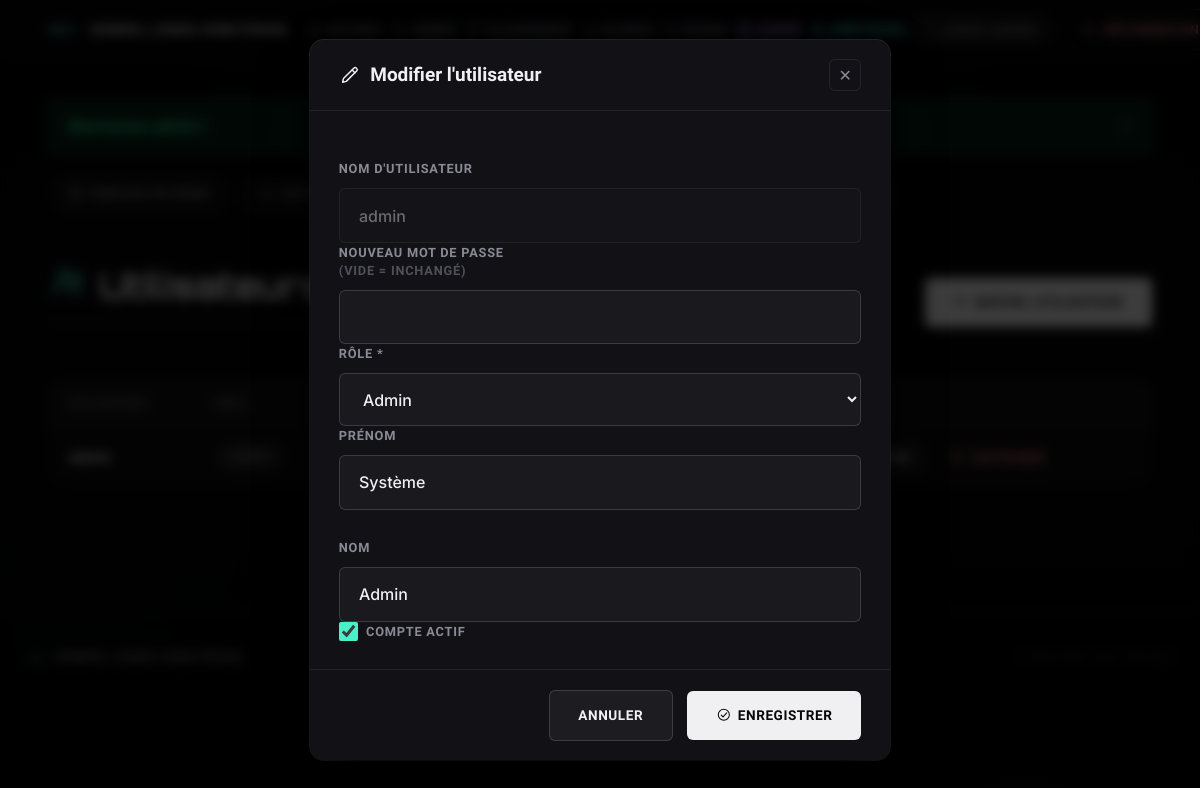
Screenshot of /admin/users.php?action=edit&id=1 (signed in) with the database file from the repository.
### tables this page shows
CREATE TABLE IF NOT EXISTS users (
  id INT AUTO_INCREMENT PRIMARY KEY,
  username VARCHAR(50) NOT NULL UNIQUE,
  password_hash VARCHAR(255) NOT NULL,
  role ENUM('admin','arbitre','joueur','public') NOT NULL DEFAULT 'public',
  nom VARCHAR(100) DEFAULT NULL,
  prenom VARCHAR(100) DEFAULT NULL,
  actif TINYINT(1) NOT NULL DEFAULT 1,
  created_at DATETIME DEFAULT CURRENT_TIMESTAMP
);

### includes/auth.php (called while the page is built, shortened)
<?php
function csrfToken(): string
{
    return $_SESSION['csrf_token'];
}

### admin/users.php (the view, shortened to what this page needs)
<?php
require_once __DIR__ . '/../config/config.php';
$action = $_GET['action'] ?? 'list';
$id = (int)($_GET['id'] ?? 0);
$roles = ['admin', 'arbitre', 'joueur', 'public'];
$editUser = null;
if ($action === 'edit' && $id) {
    $stmt = $pdo->prepare('SELECT * FROM users WHERE id = ?');
    $stmt->execute([$id]);
    $editUser = $stmt->fetch();
}
$users = $pdo->query('SELECT * FROM users ORDER BY FIELD(role,"admin","arbitre","joueur","public"), username ASC')->fetchAll();
require __DIR__ . '/../includes/header.php';
require __DIR__ . '/_tabs.php';
?>
<div class="section-title" style="margin-bottom:var(--space-5);">
    <h1><?= icon('users') ?> Utilisateurs &amp; Arbitres</h1>
    <a href="users.php?action=new" class="btn"><?= icon('user-plus') ?> Nouvel utilisateur</a>
</div>
<?php if (in_array($action, ['new', 'edit'])): ?>
<dialog id="form-modal" class="modal modal-form" aria-labelledby="modal-form-title">
    <form method="post" action="users.php" novalidate>
        <div class="modal-header">
            <h3 class="modal-title" id="modal-form-title">
                <?= icon($action === 'new' ? 'user-plus' : 'edit') ?>
                <?= $action === 'new' ? 'Nouvel utilisateur' : 'Modifier l\'utilisateur' ?>
            </h3>
            <a href="users.php" class="modal-close-btn" aria-label="Fermer">&#x2715;</a>
        </div>
        <div class="modal-body">
            <?php if ($action === 'new'): ?>
                <div class="field">
                    <label for="username">Nom d'utilisateur (unique) *</label>
                    <input type="text" id="username" name="username" required minlength="3" autocomplete="username" value="<?= e($_POST['username'] ?? '') ?>">
                </div>
                <div class="field">
                    <label for="password">Mot de passe <small class="hint">(vide = généré automatiquement)</small></label>
                    <input type="text" id="password" name="password" minlength="6" autocomplete="new-password">
                </div>
            <?php else: ?>
                <div class="field">
                    <label>Nom d'utilisateur</label>
                    <input type="text" value="<?= e($editUser['username']) ?>" disabled>
                </div>
                <div class="field">
                    <label for="new_password">Nouveau mot de passe <small class="hint">(vide = inchangé)</small></label>
                    <input type="text" id="new_password" name="new_password" minlength="6" autocomplete="new-password">
                </div>
            <?php endif; ?>
            <div class="field">
                <label for="role">Rôle *</label>
                <select id="role" name="role">
                    <?php foreach ($roles as $r): ?>
                        <option value="<?= $r ?>" <?= (($editUser['role'] ?? 'joueur') === $r) ? 'selected' : '' ?>><?= ucfirst($r) ?></option>
                    <?php endforeach; ?>
                </select>
            </div>
            <div class="grid grid-2">
                <div class="field">
                    <label for="prenom">Prénom</label>
                    <input type="text" id="prenom" name="prenom" value="<?= e($editUser['prenom'] ?? '') ?>">
                </div>
                <div class="field">
                    <label for="nom">Nom</label>
                    <input type="text" id="nom" name="nom" value="<?= e($editUser['nom'] ?? '') ?>">
                </div>
            </div>
            <?php if ($editUser): ?>
                <div class="field">
                    <label style="display:flex;align-items:center;gap:.5rem;cursor:pointer;">
                        <input type="checkbox" name="actif" <?= $editUser['actif'] ? 'checked' : '' ?>> Compte actif
                    </label>
                </div>
            <?php endif; ?>
        </div>
        <div class="modal-footer">
            <a href="users.php" class="btn btn-secondary">Annuler</a>
            <button type="submit" class="btn"><?= icon('check-circle') ?> Enregistrer</button>
        </div>
    </form>
</dialog>
<?php endif; ?>
<div class="table-wrap">
    <table>
        <thead>
            <tr>
                <th scope="col">Utilisateur</th><th scope="col">Rôle</th><th scope="col">Nom complet</th>
                <th scope="col">Actif</th><th scope="col">Créé le</th><th scope="col">Actions</th>
            </tr>
        </thead>
        <tbody>
        <?php foreach ($users as $u): ?>
            <tr>
                <td><strong><?= e($u['username']) ?></strong></td>
                <td><span class="badge" style="background:rgba(255,255,255,0.08);color:var(--text-dim);border-color:var(--border);"><?= e($u['role']) ?></span></td>
                <td><?= e(trim(($u['prenom'] ?? '') . ' ' . ($u['nom'] ?? ''))) ?: '—' ?></td>
                <td><?= $u['actif'] ? icon('check-circle', 'text-success-icon') : icon('x-circle', 'text-danger-icon') ?></td>
                <td><?= formatDateFr($u['created_at']) ?></td>
                <td class="actions-inline">
                    <a href="users.php?action=edit&id=<?= $u['id'] ?>" class="btn btn-secondary btn-sm"><?= icon('edit') ?> Éditer</a>
                    <a href="users.php?action=delete&id=<?= $u['id'] ?>&csrf=<?= e(csrfToken()) ?>"
                       class="btn btn-danger btn-sm"
                       data-confirm="Supprimer <?= e($u['username']) ?> définitivement ?" data-confirm-label="Supprimer" data-confirm-icon="🗑️">
                       <?= icon('trash') ?> Supprimer</a>
                </td>
            </tr>
        <?php endforeach; ?>
        </tbody>
    </table>
</div>
<?php require __DIR__ . '/../includes/footer.php'; ?>

### rows the page displays
users: username "admin", role "Admin", prenom "Système", nom "Admin", actif "☑"
